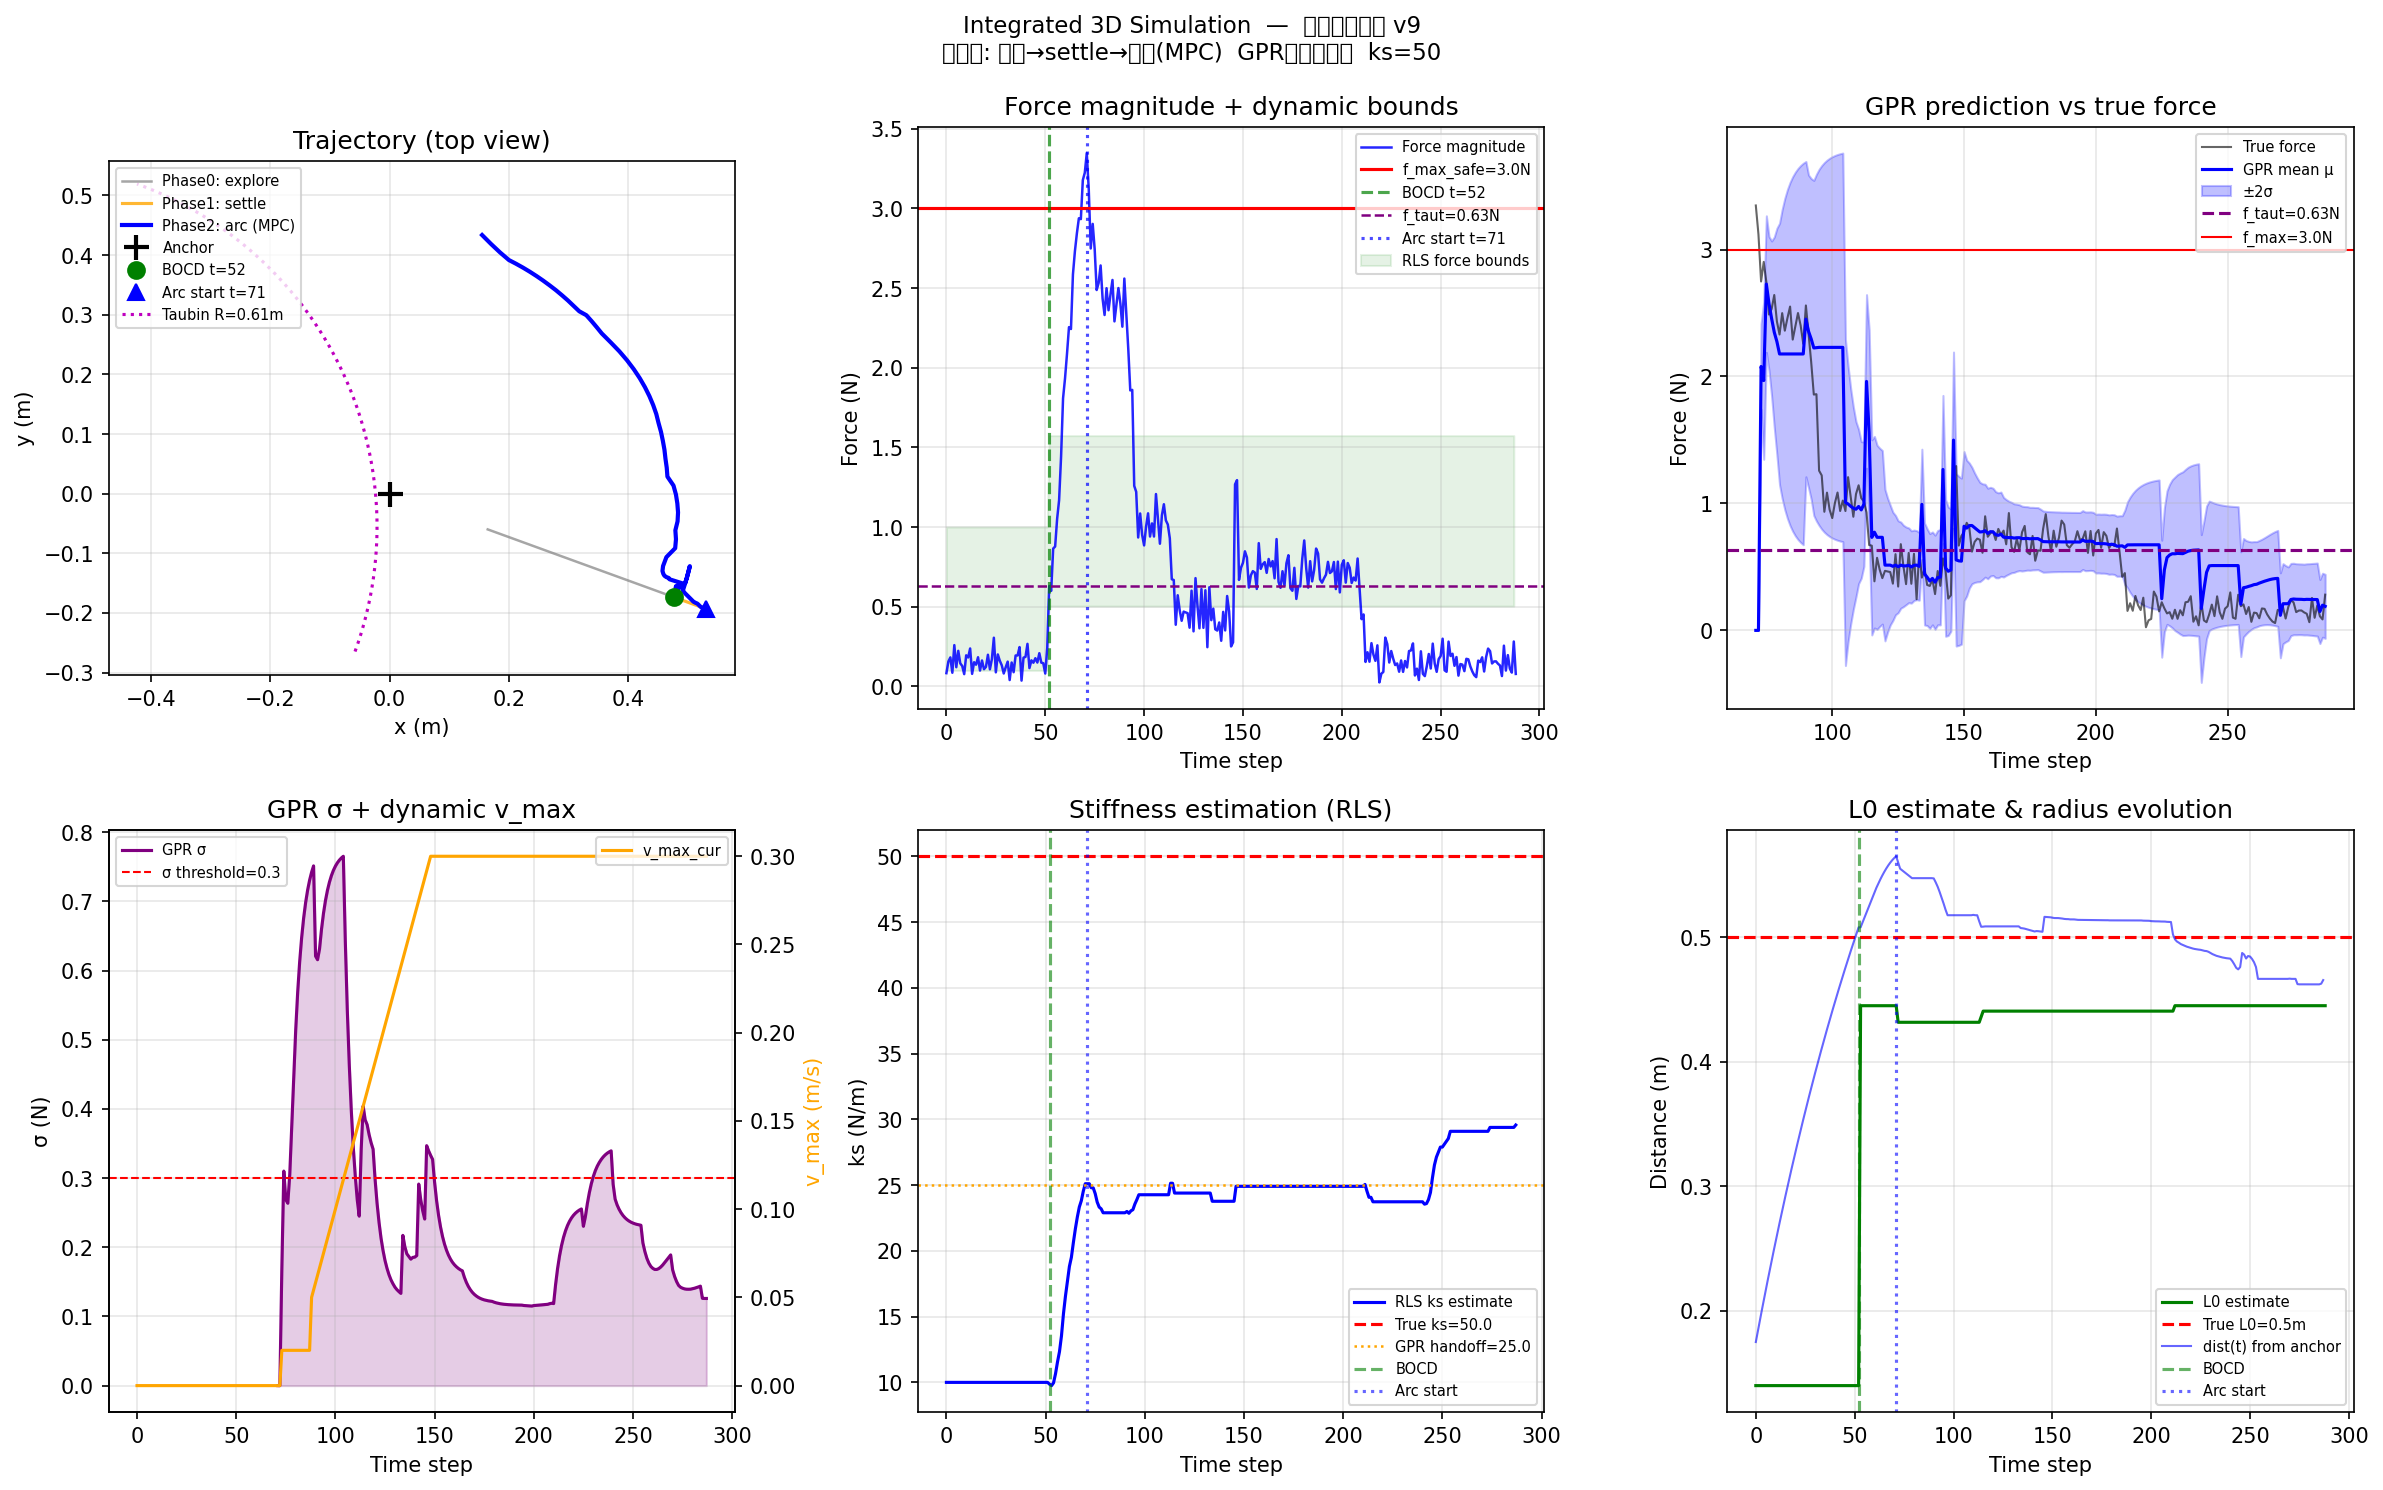

Write Python code to recreate this figure.
"""
Integrated 3D Simulation — 大纲四层架构 v9

修改（相对 v8）：
1. GPR 真正作为 MPC 主预测模型
   - MPC 的 pf() 直接调用 gpr.predict()，不再经过 ks*stretch 弹簧公式
   - GPR ready 前用 RLS 弹簧模型作为 fallback
   - σ 直接作为 Tube-MPC 约束收紧依据，无需 local_ks 数值微分
2. RLS 退出主预测流程，arc 阶段加 stretch 门控防止无激励漂移
3. v8 的其他改动保留：径向约束、arc 预热、区间中点吸引、v_prev 修复
"""
import matplotlib
matplotlib.use('Agg')
import numpy as np
import matplotlib.pyplot as plt
from scipy.optimize import minimize
from sklearn.gaussian_process import GaussianProcessRegressor
from sklearn.gaussian_process.kernels import RBF, WhiteKernel, ConstantKernel
from scipy.stats import t as student_t
import warnings
warnings.filterwarnings('ignore')

# ══════════════════════════════════════════════════════
# 真实系统（控制器不可见）
# ══════════════════════════════════════════════════════
np.random.seed(42)
dt         = 0.05
ks_true    = 50.0
b_true     = 0.5
m_true     = 0.05
L0_true    = 0.5
anchor     = np.array([0.0, 0.0, 0.0])
f_max_safe = 3.0
noise_std  = 0.1

def true_force_mag(stretch, vel, acc):
    if stretch <= 0:
        return 0.0
    return ks_true*stretch + b_true*vel + m_true*acc

def true_force_3d(p, vel=0.0, acc=0.0):
    d = p - anchor; dist = np.linalg.norm(d)
    noise = np.random.normal(0, noise_std, 3)
    if dist < 1e-6: return noise
    stretch = max(0.0, dist - L0_true)
    f = max(0.0, true_force_mag(stretch, vel, acc))
    if f < 1e-6: return noise
    return f * d/dist + noise

# ══════════════════════════════════════════════════════
# MPC 权重
# ══════════════════════════════════════════════════════
W_FORCE  = 30.0
W_TIME   = 0.5
W_INPUT  = 0.05
W_ANGLE  = 10.0
V_MAX    = 0.3
V_MIN    = 0.05
V_RAMP   = 60
MPC_N    = 6

# ── 径向约束参数 ─────────────────────────────────────────
R_TOL        = 0.04   # 允许径向偏差 ±4cm
R_REF_UPDATE = 20     # 每隔多少步更新一次 R_ref

# ── Arc 早期安全预热 ─────────────────────────────────────
# 临床意义：刚开始牵引时先轻推，确认方向和阻力正常再正式发力
ARC_WARMUP_STEPS = 15   # 预热步数
V_WARMUP         = 0.02  # 预热阶段速度上限 (m/s)

# ── Settle 阶段参数 ──────────────────────────────────────
# 临床含义：评估性触诊，小幅径向往返激励 RLS 收敛
SETTLE_STEPS      = 180   # settle 阶段最大步数（临床可接受：5秒@20Hz）
SETTLE_AMP        = 0.06  # 径向往返幅度 (m)，临床场景可压缩到 0.01
SETTLE_SPEED      = 0.08  # settle 阶段速度 (m/s)
KS_MIN_FOR_GPR    = 25.0  # RLS ks 估计超过此值才允许 GPR 接管（真值的 50%）
GPR_MIN_DATA      = 20    # GPR 接管所需最小数据点数

# ══════════════════════════════════════════════════════
# BOCD
# ══════════════════════════════════════════════════════
class BOCD:
    def __init__(self, hazard=0.05, mu0=0.0, kappa0=1., alpha0=3., beta0=0.5):
        self.h=hazard; self.mu0=mu0; self.kappa0=kappa0
        self.alpha0=alpha0; self.beta0=beta0
        self.mu=np.array([mu0]); self.kappa=np.array([kappa0])
        self.alpha=np.array([alpha0]); self.beta=np.array([beta0])
        self.R=np.array([1.]); self.prev_mode_r=0

    def update(self, x):
        df=2*self.alpha
        scale=np.maximum(np.sqrt(self.beta*(self.kappa+1)/(self.alpha*self.kappa)),1e-10)
        lp=np.clip(student_t.logpdf(x,df=df,loc=self.mu,scale=scale),-50,50)
        pi=np.exp(lp)
        Rn=np.empty(len(self.R)+1)
        Rn[0]=np.sum(self.R*pi)*self.h; Rn[1:]=self.R*pi*(1-self.h)
        s=Rn.sum(); Rn=Rn/s if s>0 else np.array([1.]+[0.]*len(self.R))
        self.R=Rn
        mode_r=int(np.argmax(Rn))
        sig=max(0, self.prev_mode_r-mode_r)/max(1, self.prev_mode_r)
        self.prev_mode_r=mode_r
        kn=self.kappa+1; mn=(self.kappa*self.mu+x)/kn
        an=self.alpha+0.5; bn=self.beta+self.kappa*(x-self.mu)**2/(2*kn)
        self.mu=np.append([self.mu0],mn); self.kappa=np.append([self.kappa0],kn)
        self.alpha=np.append([self.alpha0],an); self.beta=np.append([self.beta0],bn)
        return sig

# ══════════════════════════════════════════════════════
# RLS（感知层：估计刚度，动态维护力边界）
# ══════════════════════════════════════════════════════
class RLS:
    def __init__(self, lam=0.97, lam_settle=0.88):
        self.lam=lam
        self.lam_settle=lam_settle   # settle 阶段用更低的遗忘因子，收敛更快
        self.lam_cur=lam_settle      # 初始用 settle 模式
        self.theta=np.array([10.0, 0.3, 0.05])
        self.P=np.diag([100., 3., 1.])

    def set_lam(self, lam):
        self.lam_cur = lam

    def update(self, phi, y, stretch_delta=None):
        # stretch 变化量极小时跳过更新，避免无激励状态下 ks 漂移
        if stretch_delta is not None and abs(stretch_delta) < 1e-3:
            return self.theta.copy()
        e=y-phi@self.theta; d=self.lam_cur+phi@self.P@phi
        K=self.P@phi/d; self.theta+=K*e
        self.P=(1./self.lam_cur)*(np.eye(3)-np.outer(K,phi))@self.P
        self.theta=np.clip(self.theta,[0.05,0.,0.],[200.,5.,2.])
        return self.theta.copy()

    def force_bounds(self, f_taut):
        f_lower = 0.8 * f_taut
        f_upper = min(2.5 * f_taut, f_max_safe)
        return f_lower, f_upper

# ══════════════════════════════════════════════════════
# GPR（建模层）
# ══════════════════════════════════════════════════════
class GPRModel:
    def __init__(self, max_data=80):
        # RBF kernel，3维输入 [stretch, vel, theta]
        # theta 特征让 GPR 感知弧线不同角度位置的力变化
        k = (ConstantKernel(1., (0.1, 10.))
             * RBF(length_scale=[0.05, 0.05, 0.5],
                   length_scale_bounds=[(0.005, 1.), (0.005, 1.), (0.05, 5.)])
             + WhiteKernel(0.1, (1e-3, 1.)))
        self.gpr = GaussianProcessRegressor(
            kernel=k, n_restarts_optimizer=0, normalize_y=True)
        self.X=[]; self.y=[]; self.fitted=False
        self.xm=np.zeros(3); self.xs=np.ones(3); self.max_data=max_data

    def add_data(self, s, v, theta, f):
        # 输入：[stretch, vel, theta]，theta 让 GPR 感知弧线位置
        self.X.append([s, v, theta]); self.y.append(f)
        if len(self.X) > self.max_data: self.X.pop(0); self.y.pop(0)

    def fit(self):
        if len(self.X) < 15: return   # 数据量 ≥ 15 才 fit，避免早期过拟合
        X = np.array(self.X)
        self.xm = X.mean(0); self.xs = X.std(0) + 1e-6
        self.gpr.fit((X - self.xm) / self.xs, np.array(self.y))
        self.fitted = True

    def predict(self, s, v, theta):
        if not self.fitted: return None, None
        xn = (np.array([[s, v, theta]]) - self.xm) / self.xs
        mu, sig = self.gpr.predict(xn, return_std=True)
        return float(mu[0]), float(sig[0])

    def local_ks(self, stretch, vel, theta, ks_fallback, delta=0.001, sigma_threshold=0.3):
        if not self.fitted: return ks_fallback
        _, sigma_cur = self.predict(stretch, vel, theta)
        if sigma_cur is None or sigma_cur > sigma_threshold:
            return ks_fallback
        s_plus  = max(0., stretch + delta)
        s_minus = max(0., stretch - delta)
        mu_plus,  _ = self.predict(s_plus,  vel, theta)
        mu_minus, _ = self.predict(s_minus, vel, theta)
        if mu_plus is None or mu_minus is None:
            return ks_fallback
        ks_eff = (mu_plus - mu_minus) / (2 * delta)
        return max(0.05, ks_eff)

# ══════════════════════════════════════════════════════
# 安全回缩
# ══════════════════════════════════════════════════════
def retract_velocity(p_cur, anchor_est, speed=0.1):
    d = anchor_est - p_cur
    norm = np.linalg.norm(d)
    if norm < 1e-6: return np.zeros(3)
    return d/norm * speed

# ══════════════════════════════════════════════════════
# Tube-MPC（动态速度上限）
# ══════════════════════════════════════════════════════
def run_mpc_3d(p_cur, v_cur, ks_eff, b_rls, m_rls,
               anchor_est, L0_est,
               theta_cur, theta_target,
               f_taut, f_lower, f_upper,
               sigma_gpr=0., v_max_cur=0.1, R_ref=None,
               gpr_model=None, gpr_ready=False):

    f_max_eff = f_upper - 2.0*np.clip(sigma_gpr, 0., 0.5)
    f_max_eff = max(f_max_eff, f_taut*1.1)

    if R_ref is None:
        R_ref = np.linalg.norm(p_cur - anchor_est)

    def pf(p_, v_, a_):
        """GPR ready 时直接用 GPR 预测力，否则用 RLS 弹簧模型（用于代价函数）"""
        dist_ = np.linalg.norm(p_ - anchor_est)
        stretch_ = max(0., dist_ - L0_est)
        vs_ = np.linalg.norm(v_)
        theta_ = np.arctan2(p_[1]-anchor_est[1], p_[0]-anchor_est[0])
        if gpr_ready and gpr_model is not None:
            mu, _ = gpr_model.predict(stretch_, vs_, theta_)
            if mu is not None:
                return max(0., mu)
        return max(0., ks_eff*stretch_ + b_rls*vs_ + m_rls*np.linalg.norm(a_))

    def pf_fast(p_, v_, a_):
        """轻量弹簧模型，用于约束函数（避免约束评估时反复调用 GPR）"""
        stretch_ = max(0., np.linalg.norm(p_-anchor_est) - L0_est)
        return max(0., ks_eff*stretch_ + b_rls*np.linalg.norm(v_) + m_rls*np.linalg.norm(a_))

    def cost(u_flat):
        u_seq=u_flat.reshape(MPC_N,3); p=p_cur.copy(); v=v_cur.copy(); c=0.
        f_mid = (f_lower + f_max_eff) / 2.0   # 区间中点
        W_MID = 2.0                             # 轻微吸引，远小于边界惩罚
        for k in range(MPC_N):
            vk=u_seq[k]; ak=(vk-v)/dt; pn=p+dt*vk
            f_pred = pf(pn, vk, ak)
            # 单边硬惩罚：越界才强惩罚
            c += W_FORCE * max(0, f_lower - f_pred) ** 2
            c += W_FORCE * max(0, f_pred - f_max_eff) ** 2
            # 轻微中点吸引：在可行域内给优化器方向感
            c += W_MID * (f_pred - f_mid) ** 2
            c += W_TIME
            c += W_INPUT * float(np.dot(vk, vk))
            tn=np.arctan2(pn[1]-anchor_est[1], pn[0]-anchor_est[0])
            pg=tn-theta_cur
            if pg<-np.pi: pg+=2*np.pi
            c -= W_ANGLE*np.clip(pg, 0., 0.15)
            p=pn; v=vk
        f_terminal = pf(p, v, np.zeros(3))
        c += W_FORCE * max(0, f_lower - f_terminal) ** 2
        c += W_FORCE * max(0, f_terminal - f_max_eff) ** 2
        c += W_MID * (f_terminal - f_mid) ** 2
        return c

    cons=[]
    for k in range(MPC_N):
        def make_upper(k_=k):
            def fn(u):
                p=p_cur.copy(); v=v_cur.copy()
                for i in range(k_+1): v=u.reshape(MPC_N,3)[i]; p=p+dt*v
                return f_max_eff - pf_fast(p,v,np.zeros(3))
            return fn
        def make_lower(k_=k):
            def fn(u):
                p=p_cur.copy(); v=v_cur.copy()
                for i in range(k_+1): v=u.reshape(MPC_N,3)[i]; p=p+dt*v
                return pf_fast(p,v,np.zeros(3)) - f_lower
            return fn
        # 径向约束：预测位置的 dist 不偏离 R_ref 超过 R_TOL
        def make_radial_upper(k_=k):
            def fn(u):
                p=p_cur.copy(); v=v_cur.copy()
                for i in range(k_+1): v=u.reshape(MPC_N,3)[i]; p=p+dt*v
                return R_ref + R_TOL - np.linalg.norm(p - anchor_est)
            return fn
        def make_radial_lower(k_=k):
            def fn(u):
                p=p_cur.copy(); v=v_cur.copy()
                for i in range(k_+1): v=u.reshape(MPC_N,3)[i]; p=p+dt*v
                return np.linalg.norm(p - anchor_est) - (R_ref - R_TOL)
            return fn
        cons.append({'type':'ineq','fun':make_upper(k)})
        cons.append({'type':'ineq','fun':make_lower(k)})
        cons.append({'type':'ineq','fun':make_radial_upper(k)})
        cons.append({'type':'ineq','fun':make_radial_lower(k)})

    tang=np.array([-np.sin(theta_cur), np.cos(theta_cur), 0.])
    u0=np.tile(tang*0.05, MPC_N)
    res=minimize(cost, u0, method='SLSQP',
                 bounds=[(-v_max_cur, v_max_cur)]*(MPC_N*3),
                 constraints=cons,
                 options={'maxiter':40,'ftol':2e-3})
    u_out=res.x.reshape(MPC_N,3)[0]
    return u_out if (res.success or res.fun<1e8) else tang*0.02

# ══════════════════════════════════════════════════════
# Taubin 圆拟合
# ══════════════════════════════════════════════════════
def taubin_fit(pts):
    if len(pts)<10: return None,None,None
    x=pts[:,0]; y=pts[:,1]
    X=x-x.mean(); Y=y-y.mean(); Z=X**2+Y**2; Zm=Z.mean()
    if Zm<1e-10: return None,None,None
    Z0=(Z-Zm)/(2*np.sqrt(Zm)); A=np.column_stack([Z0,X,Y])
    _,_,V=np.linalg.svd(A); a=V[-1]
    a0=a[0]/(2*np.sqrt(Zm)); a1,a2=a[1],a[2]
    if abs(a0)<1e-10: return None,None,None
    xc=-a1/(2*a0); yc=-a2/(2*a0)
    val=a1**2+a2**2-4*a0*(a0*Zm-Z0.mean())
    return (xc,yc,np.sqrt(val)/abs(2*a0)) if val>0 else (None,None,None)

# ══════════════════════════════════════════════════════
# 主仿真
# ══════════════════════════════════════════════════════
T_sim        = 800
theta_start  = np.radians(-20)
theta_target = theta_start + np.pi/2

R_init   = L0_true*0.35
p_cur    = anchor + R_init*np.array([np.cos(theta_start),np.sin(theta_start),0.])
v_cur    = np.zeros(3); v_prev=np.zeros(3)
L0_est   = R_init*0.8; anchor_est=anchor.copy()

bocd=BOCD(); rls=RLS(); gpr=GPRModel()

# 三阶段状态机
phase=0          # 0:探索  1:settle  2:弧线
taut_step=None; arc_step=None
arc_steps=0; settle_steps_done=0; settle_base_dist=0.
f_taut=0.2; f_lower=0.1; f_upper=1.0
sigma_s=0.; R_ref=None; st_prev=0.

hp=[p_cur.copy()]; hf=[]; hsig=[]; hks=[]
hgmu=[]; hgsig=[]; hL0=[L0_est]; hphase=[]
h_flower=[]; h_fupper=[]; h_vmax=[]
f_cur=true_force_3d(p_cur)

print("="*62)
print("Integrated 3D Simulation  —  大纲四层架构 v6")
print(f"ks_true={ks_true}  L0_true={L0_true}m  f_max_safe={f_max_safe}N")
print(f"起始θ={np.degrees(theta_start):.0f}°  目标θ={np.degrees(theta_target):.0f}°")
print(f"速度: {V_MIN}→{V_MAX} m/s (线性爬升 {V_RAMP} 步)")
print(f"Settle幅度: ±{SETTLE_AMP}m  最大步数: {SETTLE_STEPS}")
print("="*62)

for t in range(T_sim):
    fm=np.linalg.norm(f_cur); hf.append(fm)
    sig=bocd.update(fm); hsig.append(sig)

    theta_cur=np.arctan2(p_cur[1]-anchor_est[1], p_cur[0]-anchor_est[0])

    # ── 阶段转换 ─────────────────────────────────────────
    # 0→1：BOCD 检测到绷直，进入 settle
    if phase==0 and sig>0.35:
        phase=1; taut_step=t; settle_steps_done=0
        f_taut = max(fm, 0.1)
        f_lower, f_upper = rls.force_bounds(f_taut)
        # 修复：L0_est 用物理公式，除以 RLS 当前 ks 估计
        ks_guess = max(rls.theta[0], 1.0)
        L0_est = max(0.05, np.linalg.norm(p_cur-anchor_est) - fm/ks_guess)
        settle_base_dist = np.linalg.norm(p_cur-anchor_est)  # settle 的基准距离
        print(f"  [BOCD]  t={t:3d}: 检测到绷直 → 进入 settle 阶段")
        print(f"          sig={sig:.3f}  f_taut={f_taut:.3f}N  "
              f"L0_est={L0_est:.3f}m  ks_guess={ks_guess:.1f}")

    # 1→2：settle 完成（步数到了或 RLS 已收敛），进入弧线
    if phase==1:
        ks_converged = rls.theta[0] > KS_MIN_FOR_GPR
        settle_done  = settle_steps_done >= SETTLE_STEPS
        if ks_converged or settle_done:
            phase=2; arc_step=t
            # 只有 RLS 真正收敛（过门槛）时才用更新后的 ks 重估 L0
            if ks_converged:
                ks_now = rls.theta[0]
                dist_now = np.linalg.norm(p_cur - anchor_est)
                L0_est = max(0.05, dist_now - fm / ks_now)
                print(f"  [Settle→Arc] t={t:3d}: ks_est={ks_now:.1f} (收敛)  "
                      f"L0_est更新→{L0_est:.3f}m")
            else:
                print(f"  [Settle→Arc] t={t:3d}: ks_est={rls.theta[0]:.1f} (超时，保留L0_est={L0_est:.3f}m)")
            rls.set_lam(rls.lam)
            R_ref = np.linalg.norm(p_cur - anchor_est)
            st_prev = max(0., np.linalg.norm(p_cur - anchor_est) - L0_est)

    if phase==2 and theta_cur>=theta_target-0.03:
        print(f"  [Done]  t={t:3d}: θ={np.degrees(theta_cur):.1f}° 到达目标!")
        break

    # ── 安全回缩（仅弧线阶段） ───────────────────────────
    if fm>=f_max_safe and phase==2:
        u=retract_velocity(p_cur, anchor_est, speed=0.1)
        hks.append(rls.theta[0]); hgmu.append(0.); hgsig.append(sigma_s)
        h_flower.append(f_lower); h_fupper.append(f_upper); h_vmax.append(0.)
        hL0.append(L0_est); hphase.append(phase)
        v_prev=v_cur.copy()   # 回缩前正确保存 v_prev，消除下一步 ac 尖峰
        v_cur=u.copy()
        pn=p_cur+dt*u
        f_cur=true_force_3d(pn, np.linalg.norm(u), np.linalg.norm((u-v_prev)/dt))
        p_cur=pn; hp.append(p_cur.copy())
        continue

    # ── 阶段 0：径向外探索 ───────────────────────────────
    if phase==0:
        dist=np.linalg.norm(p_cur-anchor_est); dn=(p_cur-anchor_est)/(dist+1e-6)
        sp=0.15*max(0.3, 1.4-dist/(L0_true*1.3)); u=dn*sp
        hks.append(rls.theta[0]); hgmu.append(0.); hgsig.append(0.)
        h_flower.append(f_lower); h_fupper.append(f_upper); h_vmax.append(0.)

    # ── 阶段 1：Settle（小幅径向往返，激励 RLS） ────────
    elif phase==1:
        dist = np.linalg.norm(p_cur-anchor_est)
        dn   = (p_cur-anchor_est)/(dist+1e-6)
        # 以 settle_base_dist 为中心，正弦往返（2个完整周期）
        phase_osc = 2 * np.pi * settle_steps_done / max(SETTLE_STEPS/2, 1)
        target_dist = settle_base_dist + SETTLE_AMP * np.sin(phase_osc)
        err = target_dist - dist
        u = dn * np.clip(err / dt, -SETTLE_SPEED, SETTLE_SPEED)
        settle_steps_done += 1

        # RLS 更新（settle 阶段是主要激励窗口）
        st  = max(0., dist - L0_est)
        vs  = np.linalg.norm(v_cur)
        ac  = np.linalg.norm((v_cur-v_prev)/dt)
        phi = np.array([st, vs, ac])
        trls = rls.update(phi, fm)
        f_lower, f_upper = rls.force_bounds(f_taut)
        f_upper = min(f_upper, f_max_safe)

        # GPR 也开始积累数据（但还不接管控制）
        gpr.add_data(st, vs, theta_cur, fm)
        if len(gpr.X) >= 15 and t%5==0: gpr.fit()

        hks.append(trls[0]); hgmu.append(0.); hgsig.append(0.)
        h_flower.append(f_lower); h_fupper.append(f_upper); h_vmax.append(0.)

    # ── 阶段 2：弧线（MPC，动态速度上限） ───────────────
    else:
        d=p_cur-anchor_est; dist=np.linalg.norm(d)
        st=max(0., dist-L0_est); vs=np.linalg.norm(v_cur)
        ac=np.linalg.norm((v_cur-v_prev)/dt)

        # RLS 更新：stretch 无激励时跳过，防止无信号漂移
        phi=np.array([st,vs,ac])
        stretch_delta = st - st_prev
        trls=rls.update(phi, fm, stretch_delta=stretch_delta)
        st_prev = st
        f_lower, f_upper = rls.force_bounds(f_taut)
        f_upper = min(f_upper, f_max_safe)

        # L0_est 滚动更新（低通，防跳变）
        if trls[0] > KS_MIN_FOR_GPR and fm > f_taut * 0.5:
            L0_est_new = max(0.05, dist - fm / trls[0])
            L0_est = 0.9 * L0_est + 0.1 * L0_est_new

        # R_ref 缓慢追踪
        if arc_steps % R_REF_UPDATE == 0:
            R_ref = 0.8 * R_ref + 0.2 * dist

        # GPR 更新
        gpr.add_data(st, vs, theta_cur, fm)
        if t%15==0: gpr.fit()
        mu, sr = gpr.predict(st, vs, theta_cur)
        if sr is None: sr=0.
        mu_val = trls[0]*st if mu is None else mu
        sigma_s = 0.2*sr + 0.8*sigma_s

        # GPR ready 条件：数据足够且已 fit
        gpr_ready = gpr.fitted and (len(gpr.X) >= GPR_MIN_DATA)
        b_rls, m_rls = trls[1], trls[2]

        # 动态速度上限：预热阶段极低速，之后线性爬升
        if arc_steps < ARC_WARMUP_STEPS:
            v_max_cur = V_WARMUP
        else:
            v_max_cur = min(V_MIN + (V_MAX-V_MIN)*((arc_steps-ARC_WARMUP_STEPS)/V_RAMP), V_MAX)
        arc_steps += 1

        hks.append(trls[0]); hgmu.append(float(mu_val)); hgsig.append(sigma_s)
        h_flower.append(f_lower); h_fupper.append(f_upper); h_vmax.append(v_max_cur)

        u=run_mpc_3d(p_cur, v_cur, trls[0], b_rls, m_rls,
                     anchor_est, L0_est,
                     theta_cur, theta_target,
                     f_taut, f_lower, f_upper,
                     sigma_gpr=sigma_s, v_max_cur=v_max_cur,
                     R_ref=R_ref,
                     gpr_model=gpr, gpr_ready=gpr_ready)

    hL0.append(L0_est); hphase.append(phase)
    v_prev=v_cur.copy(); v_cur=u.copy()
    pn=p_cur+dt*u
    vs2=float(np.linalg.norm(u)); as2=float(np.linalg.norm((u-v_prev)/dt))
    f_cur=true_force_3d(pn, vs2, as2)
    p_cur=pn; hp.append(p_cur.copy())

# ══════════════════════════════════════════════════════
# 拟合层：Taubin
# ══════════════════════════════════════════════════════
hp=np.array(hp); hf_a=np.array(hf)
R_fit=xc=yc=None

if arc_step is not None:
    fc=hf_a[arc_step:]
    rms=float(np.sqrt(np.mean((fc-f_taut)**2)))
    viol=float(np.mean(fc>f_max_safe))*100
    print(f"\n[指标] 弧线阶段 RMS力误差={rms:.3f}N  超限={viol:.1f}%")
    print(f"[指标] 总步={len(hf_a)}  弧线步={len(fc)}")
    pts2d=hp[arc_step:,:2]
    xc,yc,R_fit=taubin_fit(pts2d)
    if R_fit is not None:
        print(f"[Taubin] 圆心({xc:.3f},{yc:.3f}) R={R_fit:.3f}m")
    else:
        print("[Taubin] 拟合失败")

# ══════════════════════════════════════════════════════
# 绘图
# ══════════════════════════════════════════════════════
fig=plt.figure(figsize=(16,10))
fig.suptitle("Integrated 3D Simulation  —  大纲四层架构 v9\n"
             "三阶段: 探索→settle→弧线(MPC)  GPR主预测模型  ks=50",
             fontsize=11, y=0.99)

n=len(hf_a)
phase_arr=np.array(hphase+[hphase[-1] if hphase else 0])

# 1. 轨迹
ax1=fig.add_subplot(2,3,1)
p0=np.where(phase_arr==0)[0]
p1=np.where(phase_arr==1)[0]
p2=np.where(phase_arr==2)[0]
if len(p0)>0: ax1.plot(hp[p0,0],hp[p0,1],'gray',lw=1.2,label='Phase0: explore',alpha=0.7)
if len(p1)>0: ax1.plot(hp[p1,0],hp[p1,1],'orange',lw=1.5,label='Phase1: settle',alpha=0.8)
if len(p2)>0: ax1.plot(hp[p2,0],hp[p2,1],'b-',lw=2,label='Phase2: arc (MPC)')
ax1.plot(*anchor[:2],'k+',ms=12,mew=2,label='Anchor')
if taut_step is not None:
    ax1.plot(*hp[taut_step,:2],'go',ms=8,zorder=5,label=f'BOCD t={taut_step}')
if arc_step is not None:
    ax1.plot(*hp[arc_step,:2],'b^',ms=8,zorder=5,label=f'Arc start t={arc_step}')
if R_fit is not None:
    tha=np.linspace(theta_start,theta_target,300)
    ax1.plot(xc+R_fit*np.cos(tha),yc+R_fit*np.sin(tha),'m:',lw=1.5,label=f'Taubin R={R_fit:.2f}m')
ax1.set_xlabel('x (m)'); ax1.set_ylabel('y (m)'); ax1.set_aspect('equal')
ax1.legend(fontsize=7,loc='upper left'); ax1.set_title('Trajectory (top view)'); ax1.grid(True,alpha=0.3)

# 2. 力 + 动态边界
ax2=fig.add_subplot(2,3,2)
ax2.plot(np.arange(n),hf_a,'b-',lw=1.2,label='Force magnitude',alpha=0.85)
ax2.axhline(f_max_safe,color='red',ls='-',lw=1.5,label=f'f_max_safe={f_max_safe}N')
if taut_step is not None:
    ax2.axvline(taut_step,color='green',ls='--',alpha=0.7,label=f'BOCD t={taut_step}')
    ax2.axhline(f_taut,color='purple',ls='--',lw=1.2,label=f'f_taut={f_taut:.2f}N')
if arc_step is not None:
    ax2.axvline(arc_step,color='blue',ls=':',alpha=0.7,label=f'Arc start t={arc_step}')
if len(h_flower)>0:
    fl=np.array(h_flower); fu=np.array(h_fupper)
    ax2.fill_between(np.arange(len(fl)),fl,fu,alpha=0.1,color='green',label='RLS force bounds')
ax2.set_ylabel('Force (N)'); ax2.set_xlabel('Time step')
ax2.legend(fontsize=7); ax2.set_title('Force magnitude + dynamic bounds'); ax2.grid(True,alpha=0.3)

# 3. GPR 预测 vs 真实
ax3=fig.add_subplot(2,3,3)
if arc_step is not None:
    arc_gmu=np.array(hgmu[arc_step:]); arc_gsig=np.array(hgsig[arc_step:])
    tc3=np.arange(arc_step,arc_step+len(arc_gmu))
    if len(arc_gmu)>2:
        ftc=hf_a[arc_step:arc_step+len(arc_gmu)]
        ax3.plot(tc3,ftc,'k-',alpha=0.6,lw=1,label='True force')
        ax3.plot(tc3,arc_gmu,'b-',lw=1.5,label='GPR mean μ')
        ax3.fill_between(tc3,arc_gmu-2*arc_gsig,arc_gmu+2*arc_gsig,
                         alpha=0.25,color='blue',label='±2σ')
        ax3.axhline(f_taut,color='purple',ls='--',label=f'f_taut={f_taut:.2f}N')
        ax3.axhline(f_max_safe,color='red',ls='-',lw=1,label=f'f_max={f_max_safe}N')
ax3.set_ylabel('Force (N)'); ax3.set_xlabel('Time step')
ax3.legend(fontsize=7); ax3.set_title('GPR prediction vs true force'); ax3.grid(True,alpha=0.3)

# 4. GPR 不确定度 + 动态速度上限
ax4=fig.add_subplot(2,3,4)
if arc_step is not None and len(arc_gsig)>2:
    ax4.plot(tc3,arc_gsig,color='purple',lw=1.5,label='GPR σ')
    ax4.fill_between(tc3,0,arc_gsig,alpha=0.2,color='purple')
    ax4.axhline(0.3,color='red',ls='--',lw=1,label='σ threshold=0.3')
ax4_r=ax4.twinx()
if len(h_vmax)>0:
    vm=np.array(h_vmax)
    ax4_r.plot(np.arange(len(vm)),vm,'orange',lw=1.5,label='v_max_cur')
    ax4_r.set_ylabel('v_max (m/s)',color='orange')
ax4.set_ylabel('σ (N)'); ax4.set_xlabel('Time step')
ax4.legend(fontsize=7,loc='upper left')
ax4_r.legend(fontsize=7,loc='upper right')
ax4.set_title('GPR σ + dynamic v_max'); ax4.grid(True,alpha=0.3)

# 5. RLS 刚度收敛
ax5=fig.add_subplot(2,3,5)
ks_all=np.array(hks)
ax5.plot(ks_all,'b-',lw=1.5,label='RLS ks estimate')
ax5.axhline(ks_true,color='r',ls='--',label=f'True ks={ks_true}')
ax5.axhline(KS_MIN_FOR_GPR,color='orange',ls=':',lw=1.2,label=f'GPR handoff={KS_MIN_FOR_GPR}')
if taut_step is not None:
    ax5.axvline(taut_step,color='green',ls='--',alpha=0.6,label='BOCD')
if arc_step is not None:
    ax5.axvline(arc_step,color='blue',ls=':',alpha=0.6,label='Arc start')
ax5.set_ylabel('ks (N/m)'); ax5.set_xlabel('Time step')
ax5.legend(fontsize=7); ax5.set_title('Stiffness estimation (RLS)'); ax5.grid(True,alpha=0.3)

# 6. 半径演化
ax6=fig.add_subplot(2,3,6)
L0_arr=np.array(hL0)
ax6.plot(L0_arr,'g-',lw=1.5,label='L0 estimate')
ax6.axhline(L0_true,color='r',ls='--',label=f'True L0={L0_true}m')
dist_arr=np.linalg.norm(hp[:-1]-anchor,axis=1)[:n]
ax6.plot(dist_arr,'b-',lw=1,alpha=0.6,label='dist(t) from anchor')
if taut_step is not None:
    ax6.axvline(taut_step,color='green',ls='--',alpha=0.6,label='BOCD')
if arc_step is not None:
    ax6.axvline(arc_step,color='blue',ls=':',alpha=0.6,label='Arc start')
ax6.set_ylabel('Distance (m)'); ax6.set_xlabel('Time step')
ax6.legend(fontsize=7); ax6.set_title('L0 estimate & radius evolution'); ax6.grid(True,alpha=0.3)

plt.tight_layout()
out='integrated_sim_3d.png'
plt.savefig(out,dpi=150,bbox_inches='tight')
print(f"\n[Plot] saved → {out}")
